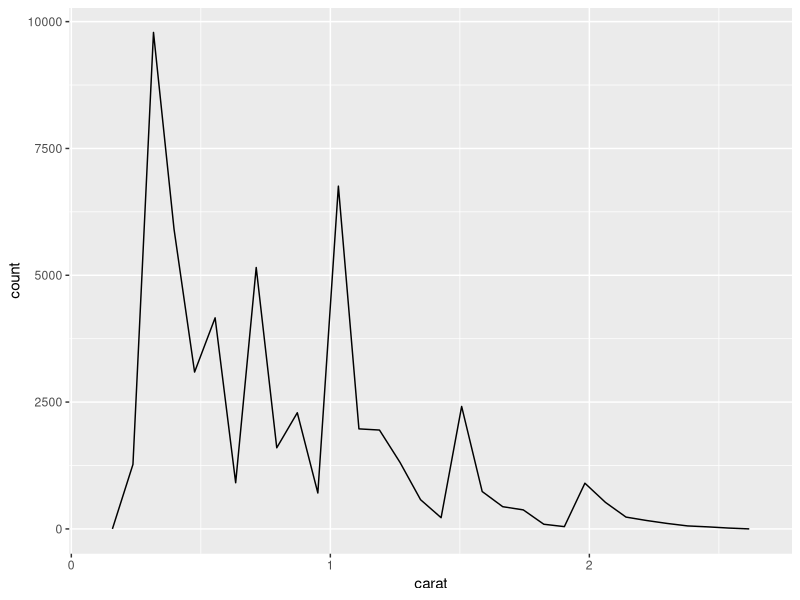

Reproduce this figure in R.
## ---- chunk 1
library(ggplot2)
library(dplyr)

smaller <- diamonds %>% 
  filter(carat <= 2.5)
## ---- chunk 2
smaller %>% 
  ggplot(aes(carat)) + 
  geom_freqpoly()
